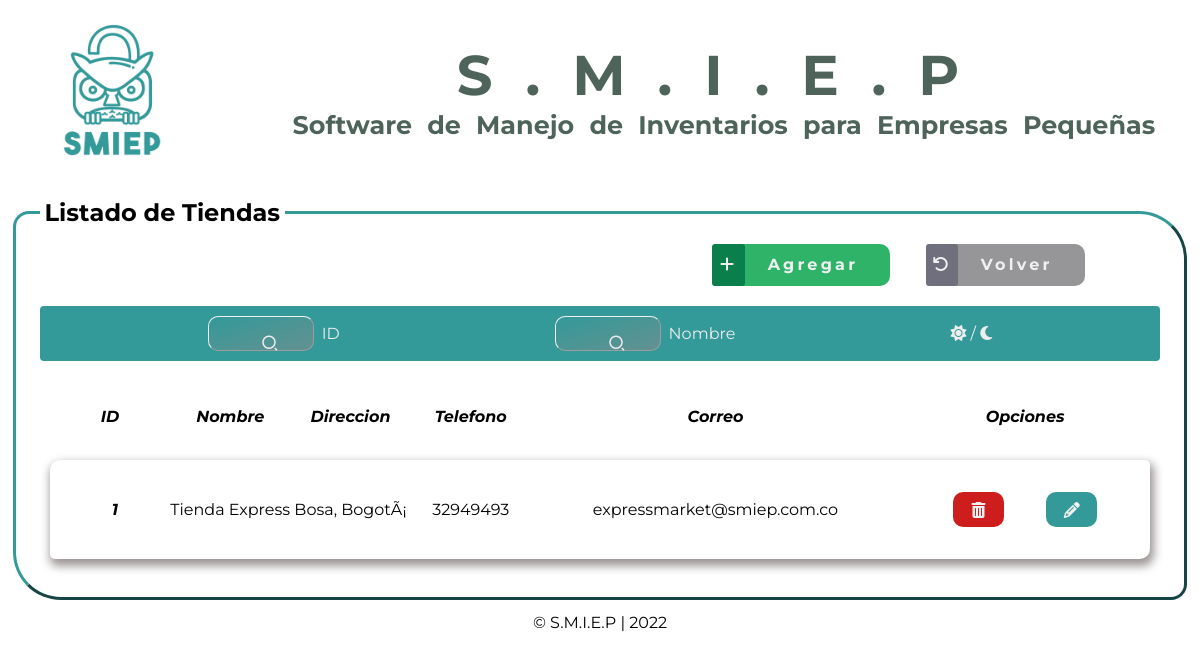
The app's page /view/tienda/mostrarTi.php (signed in), older data.
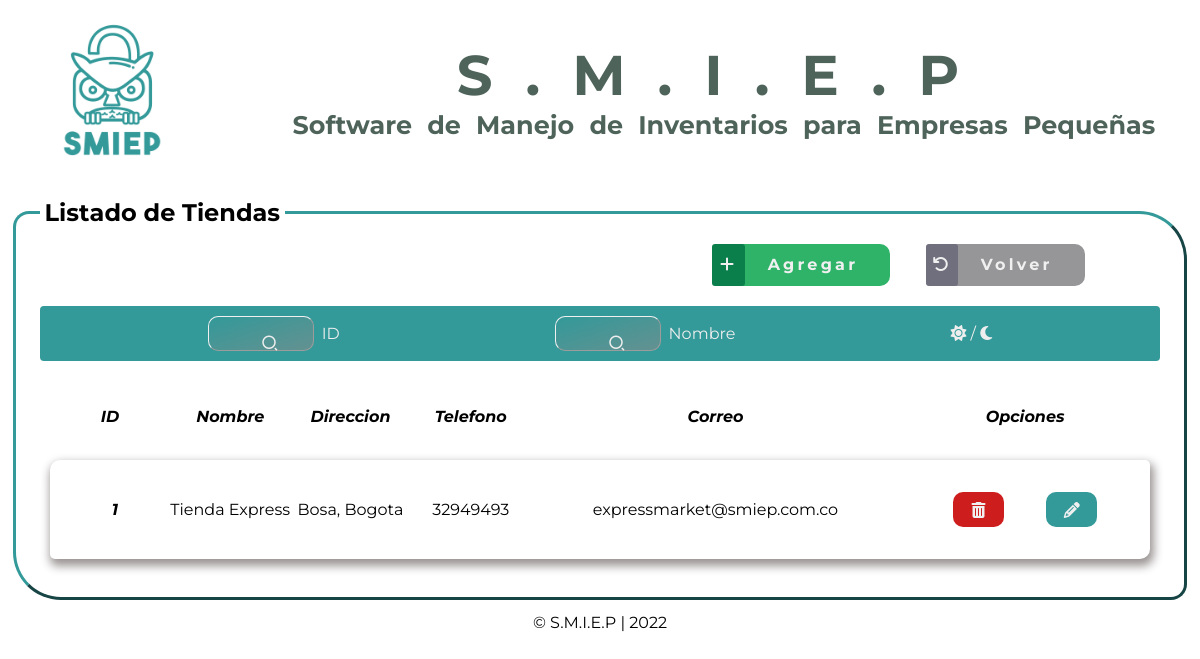
The same page, newer data.
### tables this page shows
CREATE TABLE `tienda` (
  `id_ti` int(100) NOT NULL COMMENT 'Identificador de la tienda',
  `nombreTienda` varchar(50) NOT NULL COMMENT 'Nombre de la tienda en la que está',
  `direccionTi` varchar(100) NOT NULL COMMENT 'Ubicación de la tienda',
  `telTi` bigint NOT NULL COMMENT 'Número telefónico de la tienda',
  `emailTi` varchar(50) NOT NULL COMMENT 'Correo de la tienda',
  PRIMARY KEY (`id_ti`),
  UNIQUE KEY `direccionTi` (`direccionTi`)
);

### model/conexion1.php (called while the page is built, shortened)
<?php
class Db
{
	private static $conexion = NULL;
	public static function conectar()
	{
		$pdo_options[PDO::ATTR_ERRMODE] = PDO::ERRMODE_EXCEPTION;
		self::$conexion = new PDO('mysql:host=us-cdbr-east-05.cleardb.net; dbname=heroku_619553700a45b98', 'bcc4441154c3a9', 'b4a4c01d', $pdo_options);
		return self::$conexion;
	}
}

### model/tiendaCrud_Mdl.php (called while the page is built, shortened)
<?php
require_once('conexion1.php');
class CrudTienda
{
	private $db;
	public function __construct()
	{
		$this->db=Db::conectar();
	}
	public function mostrar()
	{
		$listaTienda = [];
		$select = $this->db->query('SELECT * FROM tienda');
		foreach ($select->fetchAll() as $Tienda)
		{
			$myTienda = new Tienda();
			$myTienda->setId_ti($Tienda['id_ti']);
			$myTienda->setNombreTienda($Tienda['nombreTienda']);
			$myTienda->setDireccionTi($Tienda['direccionTi']);
			$myTienda->setTelTi($Tienda['telTi']);
			$myTienda->setEmailTi($Tienda['emailTi']);
			$listaTienda[] = $myTienda;
		}
		return $listaTienda;
	}
}
?>

### model/tiendaMdl.php (called while the page is built, shortened)
<?php
class Tienda
{
	private $id_ti;
	private $nombreTienda;
	private $direccionTi;
	private $telTi;
	private $emailTi;
	public function getId_ti()
	{
		return $this->id_ti;
	}
	public function setId_ti($id_ti)
	{
		$this->id_ti = $id_ti;
	}
	public function getNombreTienda()
	{
		return $this->nombreTienda;
	}
	public function setNombreTienda($nombreTienda)
	{
		$this->nombreTienda = $nombreTienda;
	}
	public function getDireccionTi()
	{
		return $this->direccionTi;
	}
	public function setDireccionTi($direccionTi)
	{
		$this->direccionTi = $direccionTi;
	}
	public function getTelTi()
	{
		return $this->telTi;
	}
	public function setTelTi($telTi)
	{
		$this->telTi = $telTi;
	}
	public function getEmailTi()
	{
		return $this->emailTi;
	}
	public function setEmailTi($emailTi)
	{
		$this->emailTi = $emailTi;
	}
}
?>

### view/tienda/mostrarTi.php (the view, shortened to what this page needs)
<?php
if ($_SESSION['email'] == null or $_SESSION["userName"] == null or
$_SESSION["pass"] == null)
{
	header("location:../../index.php");
}
else
{
	require_once('../../model/tiendaCrud_Mdl.php');
	require_once('../../model/tiendaMdl.php');
	$crud = new CrudTienda();
	$listaTienda = $crud->mostrar();
?>
<!DOCTYPE html>
<html lang="es">
<head>
    <link rel="stylesheet" href="../../public/css/mostarAll.css">
    <link href="https://cdn.jsdelivr.net/npm/remixicon@2.5.0/fonts/remixicon.css" rel="stylesheet">
    <link rel="stylesheet" href="https://cdnjs.cloudflare.com/ajax/libs/font-awesome/6.1.1/css/all.min.css"
 />
</head>
<body>
<header>
    </header>
    <section class="contentList">
        <fieldset>
        <legend>Listado de Tiendas</legend>
        <div class="btnMos">
                <a href='ingresar.php' class="add"><span><i class="fa-solid fa-plus"></i></span>Agregar</a>
                <a href='../inicio/menu.php' class="back"><span><i
                            class="fa-solid fa-arrow-rotate-left"></i></span>Volver</a>
        </div>
        <div class="searchNav">
            <div class="buscarOne">
                <button type="button" class="searchBtn">
                    <i class="ri-search-2-line"></i>
                </button>
            </div>
            <span class="labelsito">
                <label for="filtrar-tabla1">ID</label>
            </span>
            <div class="buscarTwo">
                    <button type="button" class="searchBtn">
                        <i class="ri-search-2-line"></i>
                    </button>
                </div>
                <span class="labelsito">
                    <label for="filtrar-tabla2">Nombre</label>
                </span>
            <div class="darkMode">
                <a id="mod" class="mod" onclick="cambiarModo()">
                    <span id="id-moon" class="btn-mode moon">
                        <i class="fas fa-sun"></i>
                    </span>/
                    <span id="id-sun" class="btn-mode sun active">
                        <i class="fas fa-moon"></i>
                    </span>
                </a>
            </div>
        </div>
        <div class="listElements">
            <table>
                <thead>
                    <tr class="titleTable">
                        <th>ID</th>
                        <th>Nombre</th>
                        <th>Direccion</th>
                        <th>Telefono</th>
                        <th>Correo</th>
                        <th class="opcTitle">Opciones</th>
                    </tr>
                </thead>
                <tbody class="contentTable">
                <?php foreach ($listaTienda as $Tienda) {?>
                <tr class="row">
                    <td class="idTienda id">
						<?php echo $Tienda->getId_ti() ?>
                    </td>
                    <td class="nombTienda">
                        <?php echo $Tienda->getNombreTienda() ?>
                    </td>
                    <td class="direccion">
                        <?php echo $Tienda->getDireccionTi() ?>
                    </td>
                    <td class="numTienda">
                        <?php echo $Tienda->getTelTi() ?>
                    </td>
                    <td class="emailTienda">
                        <?php echo $Tienda->getEmailTi() ?>
                    </td>
                    <td class="btnOpt">
                        <a class="delete btnOptDel" type="submit"
                        href="../../controller/tiendaCtrl.php?id_ti=<?php echo $Tienda->getId_ti()?>&accion=e">
                            <i class="fa-solid fa-trash-can"></i>
                        </a>
                        <a class="update btnOptUpd" type="submit"
                        href="actualizar.php?id_ti=<?php echo $Tienda->getId_ti()?>&accion=a">
                                <i class="fa-solid fa-pencil"></i>
                        </a>
                    </td>
                </tr>
                <?php }?>
                </tbody>
            </table>
        </div>
        </fieldset>
    </section>
    <footer>
    </footer>
</body>
</html>
<?php
}?>

### public/css/tablas.css (style rules this page uses)
table { width: 100%; padding: 0 10px 0 10px; border-collapse: separate; border-spacing: 0 0.9rem; }
th { width: 5rem; padding: 2rem 0 20px 0; font-family: "Montserrat-BoldItalic"; }
.titleTable { text-align: center; }
.row { text-align: center; border-radius: var(--radiousBtn) 5px; -webkit-box-shadow: 2px 5px 10px 2px var(--shadowColorSoft); -moz-box-shadow: 2px 5px 10px 2px var(--shadowColorSoft); box-shadow: 2px 5px 10px 2px var(--shadowColorSoft); }
.id { font-family: "Montserrat-BoldItalic"; padding-left: 10px; }
td.btnOpt { padding: 2rem; }

### public/css/searchBar.css (style rules this page uses)
.searchNav { position: sticky; top: 0; max-width: 100%; max-height: max-content; display: flex; flex-direction: row; align-items: center; justify-content: space-around; flex-wrap: wrap; padding: 10px 15%; color: #eee; background-color: var(--colorSMIEP); border-radius: 4px; margin-top: 2rem; }
.searchNav .buscarOne, .searchNav .buscarTwo, .searchNav .buscarThree { display: flex; flex-direction: row; align-items: center; padding: 5px 20px; border: .5px outset var(--bgColor); background: linear-gradient(to bottom right, var(--colorSMIEP), #649191); border-radius: 10px; margin-right: .5rem; }
.searchNav .buscarOne :is(input, button), .searchNav .buscarTwo :is(input, button), .searchNav .buscarThree :is(input, button) { color: inherit; border: none; background: transparent; outline: none; }
.searchNav .buscarOne .searchBtn, .searchNav .buscarTwo .searchBtn, .searchNav .buscarThree .searchBtn { width: 1.3rem; height: 1.3rem; display: grid; place-items: center; cursor: pointer; }
::placeholder { color: inherit; }
.labelsito { margin: auto auto auto -.01rem; }

### public/css/mostrar.css (style rules this page uses)
section { padding: .8rem; }
.contentList fieldset { padding: 1.5rem; border: 3px outset var(--colorSMIEP); border-radius: 1rem 3rem; }
.contentList fieldset legend { border-radius: 10px 10px; font-family: "Montserrat-Bold"; padding: 0.3rem; font-size: 24px; }
div .btnOpt { display: flex; align-items: center; justify-content: space-around; flex-wrap: nowrap; }
div .btnOptDel { border-radius: var(--radiousBtn); height: 1rem; width: 2rem; background-color: var(--btnDel); text-align: center; padding: 0.6rem; }
div .btnOptUpd { border-radius: var(--radiousBtn); height: 1rem; width: 2rem; background-color: var(--colorSMIEP); text-align: center; padding: 0.6rem; }
div .btnOpt a i { color: var(--bgColor); width: 100%; height: 100%; }

### public/css/plantillas/header1.css (style rules this page uses)
* { margin: 0; padding: 0; font-family: "Montserrat"; }
.header_superior { display: flex; flex-direction: row; align-items: center; justify-content: space-between; }
span.logo { margin: 1rem 0 0 2rem; max-width: max-content; }
.logo_imagen { width: 10rem; height: 10rem; }
.contenedor { max-width: max-content; color: #4e635a; }
.titulito { word-spacing: 0.5rem; margin-right: 2rem; text-align: center; font-size: 1.36rem; }
.title { font-family: "Montserrat-Bold"; letter-spacing: 2rem; text-transform: capitalize; font-size: 3.5rem; }

### public/css/plantillas/footer.css (style rules this page uses)
.footer { width: 100%; text-align: center; bottom: 0; margin-bottom: 20px; }

### public/css/plantillas/btns.css (style rules this page uses)
.btnMos a { position: relative; left: 60%; text-decoration: none; font-family: "Montserrat-Bold"; color: var(--bgColor); padding: var(--paddingBtn); padding-left: 0; letter-spacing: 0.2rem; border-radius: var(--radiousBtn); }
.btnMos .add { background-color: var(--submitBtn); margin-right: 2rem; }
.btnMos .add span { background-color: var(--submitBtnHovs); border-radius: 3px; padding: 0.7rem 0.5rem; margin-right: 2%; }
.btnMos .back { background-color: var(--backBtn); }
.btnMos .back span { background-color: var(--backBtnHovs); border-radius: 3px; padding: 0.7rem 0.4rem; margin-right: 2%; }
div .btnOpt { display: flex; align-items: center; justify-content: space-around; flex-wrap: nowrap; }
div .btnOptDel { border-radius: var(--radiousBtn); height: 1rem; width: 2rem; background-color: var(--btnDel); text-align: center; padding: 0.6rem; }
div .btnOptUpd { border-radius: var(--radiousBtn); height: 1rem; width: 2rem; background-color: var(--colorSMIEP); text-align: center; padding: 0.6rem; }
div .btnOpt a i { color: var(--bgColor); width: 100%; height: 100%; }
button { padding: var(--paddingBtn); display: block; margin: auto; font-family: "Montserrat-Bold"; color: var(--bgColor); font-size: 18px; letter-spacing: 0.17rem; background-color: var(--colorSMIEP); border: transparent; border-radius: 10px; }

Row changes from the older to the newer data that the page shows:
changed tienda "Tienda Express": direccionTi "Bosa, BogotÃ¡" → "Bosa, Bogota"
